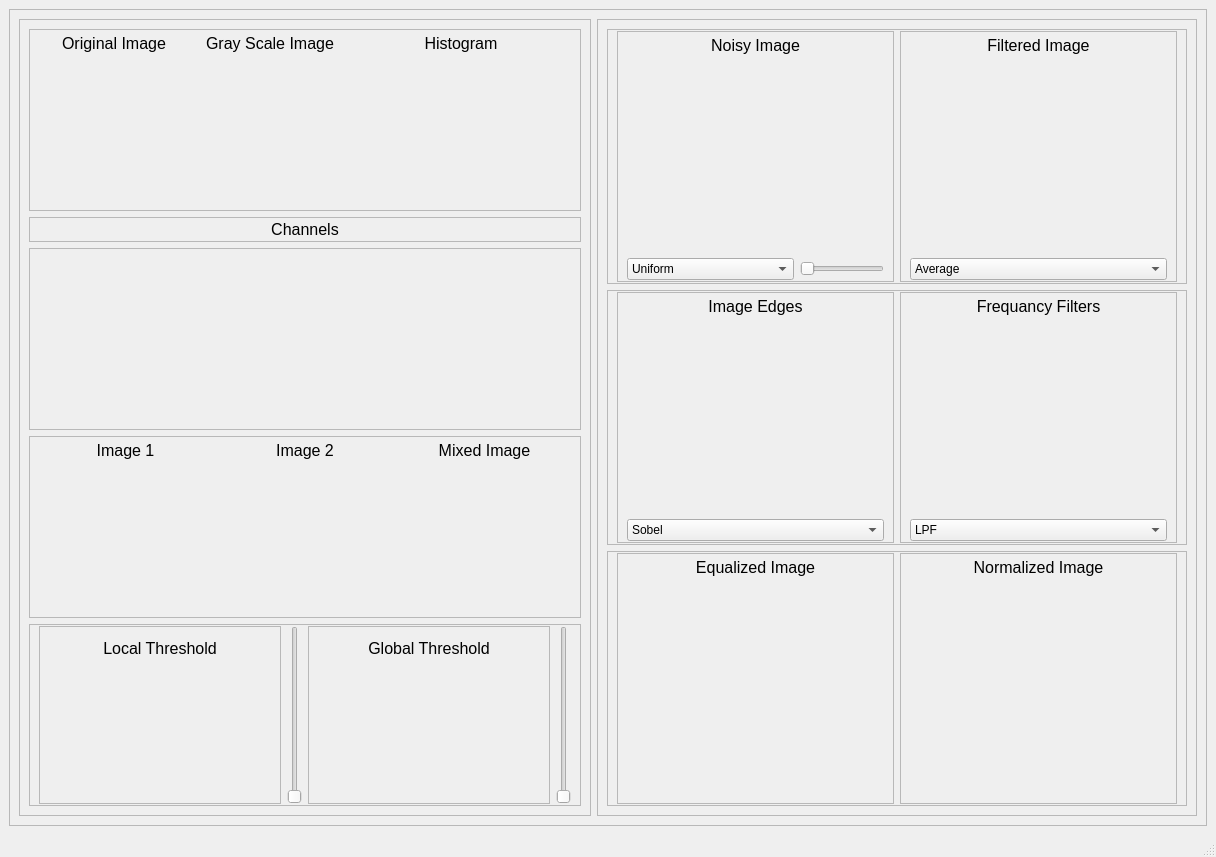
<?xml version="1.0" encoding="UTF-8"?>
<ui version="4.0">
 <class>MainWindow</class>
 <widget class="QMainWindow" name="MainWindow">
  <property name="geometry">
   <rect>
    <x>0</x>
    <y>0</y>
    <width>1216</width>
    <height>857</height>
   </rect>
  </property>
  <property name="windowTitle">
   <string>MainWindow</string>
  </property>
  <widget class="QWidget" name="centralwidget">
   <layout class="QGridLayout" name="gridLayout">
    <item row="0" column="0">
     <widget class="QFrame" name="frame">
      <property name="frameShape">
       <enum>QFrame::StyledPanel</enum>
      </property>
      <property name="frameShadow">
       <enum>QFrame::Raised</enum>
      </property>
      <layout class="QGridLayout" name="gridLayout_20">
       <item row="0" column="0">
        <layout class="QHBoxLayout" name="horizontalLayout_8">
         <item>
          <widget class="QFrame" name="frame_13">
           <property name="frameShape">
            <enum>QFrame::StyledPanel</enum>
           </property>
           <property name="frameShadow">
            <enum>QFrame::Raised</enum>
           </property>
           <layout class="QGridLayout" name="gridLayout_18">
            <item row="0" column="0">
             <layout class="QVBoxLayout" name="verticalLayout_7">
              <item>
               <widget class="QFrame" name="frame_2">
                <property name="maximumSize">
                 <size>
                  <width>16777215</width>
                  <height>200</height>
                 </size>
                </property>
                <property name="frameShape">
                 <enum>QFrame::StyledPanel</enum>
                </property>
                <property name="frameShadow">
                 <enum>QFrame::Raised</enum>
                </property>
                <layout class="QGridLayout" name="gridLayout_2">
                 <property name="topMargin">
                  <number>1</number>
                 </property>
                 <property name="bottomMargin">
                  <number>1</number>
                 </property>
                 <item row="0" column="0">
                  <layout class="QHBoxLayout" name="horizontalLayout_4">
                   <item>
                    <layout class="QVBoxLayout" name="verticalLayout_8">
                     <item>
                      <widget class="QLabel" name="label_7">
                       <property name="maximumSize">
                        <size>
                         <width>16777215</width>
                         <height>25</height>
                        </size>
                       </property>
                       <property name="font">
                        <font>
                         <pointsize>12</pointsize>
                        </font>
                       </property>
                       <property name="text">
                        <string>Original Image</string>
                       </property>
                       <property name="alignment">
                        <set>Qt::AlignCenter</set>
                       </property>
                      </widget>
                     </item>
                     <item>
                      <widget class="QLabel" name="originalImage">
                       <property name="maximumSize">
                        <size>
                         <width>150</width>
                         <height>16777215</height>
                        </size>
                       </property>
                       <property name="pixmap">
                        <pixmap>test.jpg</pixmap>
                       </property>
                       <property name="scaledContents">
                        <bool>true</bool>
                       </property>
                      </widget>
                     </item>
                    </layout>
                   </item>
                   <item>
                    <layout class="QVBoxLayout" name="verticalLayout_9">
                     <item>
                      <widget class="QLabel" name="label_8">
                       <property name="maximumSize">
                        <size>
                         <width>16777215</width>
                         <height>25</height>
                        </size>
                       </property>
                       <property name="font">
                        <font>
                         <pointsize>12</pointsize>
                        </font>
                       </property>
                       <property name="text">
                        <string>Gray Scale Image</string>
                       </property>
                       <property name="alignment">
                        <set>Qt::AlignCenter</set>
                       </property>
                      </widget>
                     </item>
                     <item>
                      <widget class="ImageView" name="grayScaleImage" native="true">
                       <property name="maximumSize">
                        <size>
                         <width>150</width>
                         <height>16777215</height>
                        </size>
                       </property>
                      </widget>
                     </item>
                    </layout>
                   </item>
                   <item>
                    <layout class="QVBoxLayout" name="verticalLayout_13">
                     <item>
                      <widget class="QLabel" name="label_9">
                       <property name="maximumSize">
                        <size>
                         <width>16777215</width>
                         <height>25</height>
                        </size>
                       </property>
                       <property name="font">
                        <font>
                         <pointsize>12</pointsize>
                        </font>
                       </property>
                       <property name="text">
                        <string>Histogram</string>
                       </property>
                       <property name="alignment">
                        <set>Qt::AlignCenter</set>
                       </property>
                      </widget>
                     </item>
                     <item>
                      <widget class="PlotWidget" name="originalHistogram" native="true"/>
                     </item>
                    </layout>
                   </item>
                  </layout>
                 </item>
                </layout>
               </widget>
              </item>
              <item>
               <widget class="QFrame" name="frame_16">
                <property name="maximumSize">
                 <size>
                  <width>16777215</width>
                  <height>25</height>
                 </size>
                </property>
                <property name="frameShape">
                 <enum>QFrame::StyledPanel</enum>
                </property>
                <property name="frameShadow">
                 <enum>QFrame::Raised</enum>
                </property>
                <layout class="QGridLayout" name="gridLayout_15">
                 <property name="topMargin">
                  <number>1</number>
                 </property>
                 <property name="bottomMargin">
                  <number>1</number>
                 </property>
                 <item row="0" column="0">
                  <widget class="QLabel" name="label_11">
                   <property name="maximumSize">
                    <size>
                     <width>16777215</width>
                     <height>20</height>
                    </size>
                   </property>
                   <property name="font">
                    <font>
                     <pointsize>12</pointsize>
                    </font>
                   </property>
                   <property name="text">
                    <string>Channels</string>
                   </property>
                   <property name="alignment">
                    <set>Qt::AlignCenter</set>
                   </property>
                  </widget>
                 </item>
                </layout>
               </widget>
              </item>
              <item>
               <widget class="QFrame" name="frame_14">
                <property name="frameShape">
                 <enum>QFrame::StyledPanel</enum>
                </property>
                <property name="frameShadow">
                 <enum>QFrame::Raised</enum>
                </property>
                <layout class="QGridLayout" name="gridLayout_13">
                 <property name="topMargin">
                  <number>1</number>
                 </property>
                 <property name="bottomMargin">
                  <number>1</number>
                 </property>
                 <item row="0" column="0">
                  <layout class="QHBoxLayout" name="horizontalLayout_5">
                   <item>
                    <layout class="QVBoxLayout" name="verticalLayout_10">
                     <item>
                      <widget class="ImageView" name="redChannel" native="true"/>
                     </item>
                    </layout>
                   </item>
                   <item>
                    <layout class="QVBoxLayout" name="verticalLayout_11">
                     <item>
                      <widget class="ImageView" name="greenChannel" native="true"/>
                     </item>
                    </layout>
                   </item>
                   <item>
                    <layout class="QVBoxLayout" name="verticalLayout_12">
                     <item>
                      <widget class="ImageView" name="blueChannel" native="true"/>
                     </item>
                    </layout>
                   </item>
                  </layout>
                 </item>
                </layout>
               </widget>
              </item>
              <item>
               <widget class="QFrame" name="frame_15">
                <property name="minimumSize">
                 <size>
                  <width>0</width>
                  <height>0</height>
                 </size>
                </property>
                <property name="frameShape">
                 <enum>QFrame::StyledPanel</enum>
                </property>
                <property name="frameShadow">
                 <enum>QFrame::Raised</enum>
                </property>
                <layout class="QGridLayout" name="gridLayout_14">
                 <property name="topMargin">
                  <number>1</number>
                 </property>
                 <property name="bottomMargin">
                  <number>1</number>
                 </property>
                 <item row="0" column="0">
                  <layout class="QHBoxLayout" name="horizontalLayout_6">
                   <item>
                    <layout class="QVBoxLayout" name="verticalLayout_15">
                     <item>
                      <widget class="QLabel" name="label_12">
                       <property name="maximumSize">
                        <size>
                         <width>16777215</width>
                         <height>25</height>
                        </size>
                       </property>
                       <property name="font">
                        <font>
                         <pointsize>12</pointsize>
                        </font>
                       </property>
                       <property name="text">
                        <string>Image 1</string>
                       </property>
                       <property name="alignment">
                        <set>Qt::AlignCenter</set>
                       </property>
                      </widget>
                     </item>
                     <item>
                      <widget class="ImageView" name="imageOne" native="true"/>
                     </item>
                    </layout>
                   </item>
                   <item>
                    <layout class="QVBoxLayout" name="verticalLayout_16">
                     <item>
                      <widget class="QLabel" name="label_13">
                       <property name="maximumSize">
                        <size>
                         <width>16777215</width>
                         <height>25</height>
                        </size>
                       </property>
                       <property name="font">
                        <font>
                         <pointsize>12</pointsize>
                        </font>
                       </property>
                       <property name="text">
                        <string>Image 2</string>
                       </property>
                       <property name="alignment">
                        <set>Qt::AlignCenter</set>
                       </property>
                      </widget>
                     </item>
                     <item>
                      <widget class="ImageView" name="imageTwo" native="true"/>
                     </item>
                    </layout>
                   </item>
                   <item>
                    <layout class="QVBoxLayout" name="verticalLayout_14">
                     <item>
                      <widget class="QLabel" name="label_10">
                       <property name="maximumSize">
                        <size>
                         <width>16777215</width>
                         <height>25</height>
                        </size>
                       </property>
                       <property name="font">
                        <font>
                         <pointsize>12</pointsize>
                        </font>
                       </property>
                       <property name="text">
                        <string>Mixed Image</string>
                       </property>
                       <property name="alignment">
                        <set>Qt::AlignCenter</set>
                       </property>
                      </widget>
                     </item>
                     <item>
                      <widget class="ImageView" name="mixedImage" native="true"/>
                     </item>
                    </layout>
                   </item>
                  </layout>
                 </item>
                </layout>
               </widget>
              </item>
              <item>
               <widget class="QFrame" name="frame_17">
                <property name="frameShape">
                 <enum>QFrame::StyledPanel</enum>
                </property>
                <property name="frameShadow">
                 <enum>QFrame::Raised</enum>
                </property>
                <layout class="QGridLayout" name="gridLayout_16">
                 <property name="topMargin">
                  <number>1</number>
                 </property>
                 <property name="bottomMargin">
                  <number>1</number>
                 </property>
                 <item row="0" column="0">
                  <layout class="QHBoxLayout" name="horizontalLayout">
                   <item>
                    <widget class="QFrame" name="frame_18">
                     <property name="minimumSize">
                      <size>
                       <width>0</width>
                       <height>0</height>
                      </size>
                     </property>
                     <property name="frameShape">
                      <enum>QFrame::StyledPanel</enum>
                     </property>
                     <property name="frameShadow">
                      <enum>QFrame::Raised</enum>
                     </property>
                     <layout class="QGridLayout" name="gridLayout_17">
                      <item row="0" column="0">
                       <layout class="QVBoxLayout" name="verticalLayout_2">
                        <property name="spacing">
                         <number>0</number>
                        </property>
                        <item>
                         <widget class="QLabel" name="label_14">
                          <property name="maximumSize">
                           <size>
                            <width>16777215</width>
                            <height>25</height>
                           </size>
                          </property>
                          <property name="font">
                           <font>
                            <pointsize>12</pointsize>
                           </font>
                          </property>
                          <property name="text">
                           <string>Local Threshold</string>
                          </property>
                          <property name="alignment">
                           <set>Qt::AlignCenter</set>
                          </property>
                         </widget>
                        </item>
                        <item>
                         <widget class="ImageView" name="localThresholdImage" native="true">
                          <property name="minimumSize">
                           <size>
                            <width>0</width>
                            <height>125</height>
                           </size>
                          </property>
                         </widget>
                        </item>
                       </layout>
                      </item>
                     </layout>
                    </widget>
                   </item>
                   <item>
                    <widget class="QSlider" name="localThreshSlider">
                     <property name="sizePolicy">
                      <sizepolicy hsizetype="Fixed" vsizetype="Ignored">
                       <horstretch>0</horstretch>
                       <verstretch>0</verstretch>
                      </sizepolicy>
                     </property>
                     <property name="orientation">
                      <enum>Qt::Vertical</enum>
                     </property>
                    </widget>
                   </item>
                   <item>
                    <widget class="QFrame" name="frame_19">
                     <property name="minimumSize">
                      <size>
                       <width>0</width>
                       <height>0</height>
                      </size>
                     </property>
                     <property name="frameShape">
                      <enum>QFrame::StyledPanel</enum>
                     </property>
                     <property name="frameShadow">
                      <enum>QFrame::Raised</enum>
                     </property>
                     <layout class="QGridLayout" name="gridLayout_3">
                      <item row="0" column="0">
                       <layout class="QVBoxLayout" name="verticalLayout">
                        <property name="spacing">
                         <number>0</number>
                        </property>
                        <item>
                         <widget class="QLabel" name="label_15">
                          <property name="maximumSize">
                           <size>
                            <width>16777215</width>
                            <height>25</height>
                           </size>
                          </property>
                          <property name="font">
                           <font>
                            <pointsize>12</pointsize>
                           </font>
                          </property>
                          <property name="text">
                           <string>Global Threshold</string>
                          </property>
                          <property name="alignment">
                           <set>Qt::AlignCenter</set>
                          </property>
                         </widget>
                        </item>
                        <item>
                         <widget class="ImageView" name="globalThesholdImage" native="true">
                          <property name="minimumSize">
                           <size>
                            <width>0</width>
                            <height>125</height>
                           </size>
                          </property>
                         </widget>
                        </item>
                       </layout>
                      </item>
                     </layout>
                    </widget>
                   </item>
                   <item>
                    <widget class="QSlider" name="globalThreshSlider">
                     <property name="sizePolicy">
                      <sizepolicy hsizetype="Fixed" vsizetype="Ignored">
                       <horstretch>0</horstretch>
                       <verstretch>0</verstretch>
                      </sizepolicy>
                     </property>
                     <property name="orientation">
                      <enum>Qt::Vertical</enum>
                     </property>
                    </widget>
                   </item>
                  </layout>
                 </item>
                </layout>
               </widget>
              </item>
             </layout>
            </item>
           </layout>
          </widget>
         </item>
         <item>
          <widget class="QFrame" name="frame_12">
           <property name="minimumSize">
            <size>
             <width>600</width>
             <height>0</height>
            </size>
           </property>
           <property name="maximumSize">
            <size>
             <width>16777215</width>
             <height>16777215</height>
            </size>
           </property>
           <property name="frameShape">
            <enum>QFrame::StyledPanel</enum>
           </property>
           <property name="frameShadow">
            <enum>QFrame::Raised</enum>
           </property>
           <layout class="QGridLayout" name="gridLayout_19">
            <item row="0" column="0">
             <layout class="QVBoxLayout" name="verticalLayout_17">
              <item>
               <widget class="QFrame" name="frame_3">
                <property name="frameShape">
                 <enum>QFrame::StyledPanel</enum>
                </property>
                <property name="frameShadow">
                 <enum>QFrame::Raised</enum>
                </property>
                <layout class="QGridLayout" name="gridLayout_12">
                 <property name="topMargin">
                  <number>1</number>
                 </property>
                 <property name="bottomMargin">
                  <number>1</number>
                 </property>
                 <item row="0" column="0">
                  <layout class="QHBoxLayout" name="horizontalLayout_7">
                   <item>
                    <widget class="QFrame" name="frame_4">
                     <property name="minimumSize">
                      <size>
                       <width>0</width>
                       <height>0</height>
                      </size>
                     </property>
                     <property name="frameShape">
                      <enum>QFrame::StyledPanel</enum>
                     </property>
                     <property name="frameShadow">
                      <enum>QFrame::Raised</enum>
                     </property>
                     <layout class="QGridLayout" name="gridLayout_5">
                      <property name="topMargin">
                       <number>1</number>
                      </property>
                      <property name="bottomMargin">
                       <number>1</number>
                      </property>
                      <item row="0" column="0" colspan="2">
                       <widget class="QLabel" name="label">
                        <property name="maximumSize">
                         <size>
                          <width>16777215</width>
                          <height>25</height>
                         </size>
                        </property>
                        <property name="font">
                         <font>
                          <pointsize>12</pointsize>
                         </font>
                        </property>
                        <property name="text">
                         <string>Noisy Image</string>
                        </property>
                        <property name="alignment">
                         <set>Qt::AlignCenter</set>
                        </property>
                       </widget>
                      </item>
                      <item row="2" column="0">
                       <widget class="QComboBox" name="noiseOptions">
                        <item>
                         <property name="text">
                          <string>Uniform</string>
                         </property>
                        </item>
                        <item>
                         <property name="text">
                          <string>Guassian</string>
                         </property>
                        </item>
                        <item>
                         <property name="text">
                          <string>Salt &amp; Pepper</string>
                         </property>
                        </item>
                       </widget>
                      </item>
                      <item row="1" column="0" colspan="2">
                       <widget class="ImageView" name="noiseImage" native="true">
                        <property name="minimumSize">
                         <size>
                          <width>0</width>
                          <height>0</height>
                         </size>
                        </property>
                        <property name="maximumSize">
                         <size>
                          <width>16777215</width>
                          <height>16777215</height>
                         </size>
                        </property>
                       </widget>
                      </item>
                      <item row="2" column="1">
                       <widget class="QSlider" name="noiseSlider">
                        <property name="sizePolicy">
                         <sizepolicy hsizetype="Fixed" vsizetype="Fixed">
                          <horstretch>0</horstretch>
                          <verstretch>0</verstretch>
                         </sizepolicy>
                        </property>
                        <property name="orientation">
                         <enum>Qt::Horizontal</enum>
                        </property>
                       </widget>
                      </item>
                     </layout>
                    </widget>
                   </item>
                   <item>
                    <widget class="QFrame" name="frame_5">
                     <property name="minimumSize">
                      <size>
                       <width>0</width>
                       <height>0</height>
                      </size>
                     </property>
                     <property name="frameShape">
                      <enum>QFrame::StyledPanel</enum>
                     </property>
                     <property name="frameShadow">
                      <enum>QFrame::Raised</enum>
                     </property>
                     <layout class="QGridLayout" name="gridLayout_4">
                      <property name="topMargin">
                       <number>1</number>
                      </property>
                      <property name="bottomMargin">
                       <number>1</number>
                      </property>
                      <item row="1" column="0">
                       <widget class="ImageView" name="filteredImage" native="true">
                        <property name="minimumSize">
                         <size>
                          <width>0</width>
                          <height>0</height>
                         </size>
                        </property>
                        <property name="maximumSize">
                         <size>
                          <width>16777215</width>
                          <height>16777215</height>
                         </size>
                        </property>
                       </widget>
                      </item>
                      <item row="2" column="0">
                       <widget class="QComboBox" name="filtersOptions">
                        <item>
                         <property name="text">
                          <string>Average</string>
                         </property>
                        </item>
                        <item>
                         <property name="text">
                          <string>Guassian</string>
                         </property>
                        </item>
                        <item>
                         <property name="text">
                          <string>Median</string>
                         </property>
                        </item>
                       </widget>
                      </item>
                      <item row="0" column="0">
                       <widget class="QLabel" name="label_2">
                        <property name="maximumSize">
                         <size>
                          <width>16777215</width>
                          <height>25</height>
                         </size>
                        </property>
                        <property name="font">
                         <font>
                          <pointsize>12</pointsize>
                         </font>
                        </property>
                        <property name="text">
                         <string>Filtered Image</string>
                        </property>
                        <property name="alignment">
                         <set>Qt::AlignCenter</set>
                        </property>
                       </widget>
                      </item>
                     </layout>
                    </widget>
                   </item>
                  </layout>
                 </item>
                </layout>
               </widget>
              </item>
              <item>
               <widget class="QFrame" name="frame_6">
                <property name="frameShape">
                 <enum>QFrame::StyledPanel</enum>
                </property>
                <property name="frameShadow">
                 <enum>QFrame::Raised</enum>
                </property>
                <layout class="QGridLayout" name="gridLayout_6">
                 <property name="topMargin">
                  <number>1</number>
                 </property>
                 <property name="bottomMargin">
                  <number>1</number>
                 </property>
                 <item row="0" column="0">
                  <layout class="QHBoxLayout" name="horizontalLayout_2">
                   <item>
                    <widget class="QFrame" name="frame_7">
                     <property name="minimumSize">
                      <size>
                       <width>0</width>
                       <height>0</height>
                      </size>
                     </property>
                     <property name="frameShape">
                      <enum>QFrame::StyledPanel</enum>
                     </property>
                     <property name="frameShadow">
                      <enum>QFrame::Raised</enum>
                     </property>
                     <layout class="QGridLayout" name="gridLayout_7">
                      <property name="topMargin">
                       <number>1</number>
                      </property>
                      <property name="bottomMargin">
                       <number>1</number>
                      </property>
                      <item row="0" column="0">
                       <layout class="QVBoxLayout" name="verticalLayout_3">
                        <item>
                         <widget class="QLabel" name="label_3">
                          <property name="maximumSize">
                           <size>
                            <width>16777215</width>
                            <height>25</height>
                           </size>
                          </property>
                          <property name="font">
                           <font>
                            <pointsize>12</pointsize>
                           </font>
                          </property>
                          <property name="text">
                           <string>Image Edges</string>
                          </property>
                          <property name="alignment">
                           <set>Qt::AlignCenter</set>
                          </property>
                         </widget>
                        </item>
                        <item>
                         <widget class="ImageView" name="edgeDetectionImage" native="true"/>
                        </item>
                        <item>
                         <widget class="QComboBox" name="edgeDetectionOptions">
                          <item>
                           <property name="text">
                            <string>Sobel</string>
                           </property>
                          </item>
                          <item>
                           <property name="text">
                            <string>Roberts</string>
                           </property>
                          </item>
                          <item>
                           <property name="text">
                            <string>Prewitt</string>
                           </property>
                          </item>
                         </widget>
                        </item>
                       </layout>
                      </item>
                     </layout>
                    </widget>
                   </item>
                   <item>
                    <widget class="QFrame" name="frame_8">
                     <property name="minimumSize">
                      <size>
                       <width>0</width>
                       <height>0</height>
                      </size>
                     </property>
                     <property name="frameShape">
                      <enum>QFrame::StyledPanel</enum>
                     </property>
                     <property name="frameShadow">
                      <enum>QFrame::Raised</enum>
                     </property>
                     <layout class="QGridLayout" name="gridLayout_8">
                      <property name="topMargin">
                       <number>1</number>
                      </property>
                      <property name="bottomMargin">
                       <number>1</number>
                      </property>
                      <item row="0" column="0">
                       <layout class="QVBoxLayout" name="verticalLayout_4">
                        <item>
                         <widget class="QLabel" name="label_4">
                          <property name="maximumSize">
                           <size>
                            <width>16777215</width>
                            <height>25</height>
                           </size>
                          </property>
                          <property name="font">
                           <font>
                            <pointsize>12</pointsize>
                           </font>
                          </property>
                          <property name="text">
                           <string>Frequancy Filters</string>
                          </property>
                          <property name="alignment">
                           <set>Qt::AlignCenter</set>
                          </property>
                         </widget>
                        </item>
                        <item>
                         <widget class="ImageView" name="freqeuncyFilteredImage" native="true"/>
                        </item>
                        <item>
                         <widget class="QComboBox" name="frequancyFiltersOptions">
                          <item>
                           <property name="text">
                            <string>LPF</string>
                           </property>
                          </item>
                          <item>
                           <property name="text">
                            <string>HPF</string>
                           </property>
                          </item>
                         </widget>
                        </item>
                       </layout>
                      </item>
                     </layout>
                    </widget>
                   </item>
                  </layout>
                 </item>
                </layout>
               </widget>
              </item>
              <item>
               <widget class="QFrame" name="frame_9">
                <property name="maximumSize">
                 <size>
                  <width>16777215</width>
                  <height>16777215</height>
                 </size>
                </property>
                <property name="frameShape">
                 <enum>QFrame::StyledPanel</enum>
                </property>
                <property name="frameShadow">
                 <enum>QFrame::Raised</enum>
                </property>
                <layout class="QGridLayout" name="gridLayout_9">
                 <property name="topMargin">
                  <number>1</number>
                 </property>
                 <property name="bottomMargin">
                  <number>1</number>
                 </property>
                 <item row="0" column="0">
                  <layout class="QHBoxLayout" name="horizontalLayout_3">
                   <item>
                    <widget class="QFrame" name="frame_10">
                     <property name="minimumSize">
                      <size>
                       <width>0</width>
                       <height>0</height>
                      </size>
                     </property>
                     <property name="frameShape">
                      <enum>QFrame::StyledPanel</enum>
                     </property>
                     <property name="frameShadow">
                      <enum>QFrame::Raised</enum>
                     </property>
                     <layout class="QGridLayout" name="gridLayout_10">
                      <property name="topMargin">
                       <number>1</number>
                      </property>
                      <property name="bottomMargin">
                       <number>1</number>
                      </property>
                      <item row="0" column="0">
                       <layout class="QVBoxLayout" name="verticalLayout_5">
                        <item>
                         <widget class="QLabel" name="label_5">
                          <property name="maximumSize">
                           <size>
                            <width>16777215</width>
                            <height>25</height>
                           </size>
                          </property>
                          <property name="font">
                           <font>
                            <pointsize>12</pointsize>
                           </font>
                          </property>
                          <property name="text">
                           <string>Equalized Image</string>
                          </property>
                          <property name="alignment">
                           <set>Qt::AlignCenter</set>
                          </property>
                         </widget>
                        </item>
                        <item>
                         <widget class="ImageView" name="equalizedImage" native="true"/>
                        </item>
                       </layout>
                      </item>
                     </layout>
                    </widget>
                   </item>
                   <item>
                    <widget class="QFrame" name="frame_11">
                     <property name="minimumSize">
                      <size>
                       <width>0</width>
                       <height>0</height>
                      </size>
                     </property>
                     <property name="frameShape">
                      <enum>QFrame::StyledPanel</enum>
                     </property>
                     <property name="frameShadow">
                      <enum>QFrame::Raised</enum>
                     </property>
                     <layout class="QGridLayout" name="gridLayout_11">
                      <property name="topMargin">
                       <number>1</number>
                      </property>
                      <property name="bottomMargin">
                       <number>1</number>
                      </property>
                      <item row="0" column="0">
                       <layout class="QVBoxLayout" name="verticalLayout_6">
                        <item>
                         <widget class="QLabel" name="label_6">
                          <property name="maximumSize">
                           <size>
                            <width>16777215</width>
                            <height>25</height>
                           </size>
                          </property>
                          <property name="font">
                           <font>
                            <pointsize>12</pointsize>
                           </font>
                          </property>
                          <property name="text">
                           <string>Normalized Image</string>
                          </property>
                          <property name="alignment">
                           <set>Qt::AlignCenter</set>
                          </property>
                         </widget>
                        </item>
                        <item>
                         <widget class="ImageView" name="normalizedImage" native="true"/>
                        </item>
                       </layout>
                      </item>
                     </layout>
                    </widget>
                   </item>
                  </layout>
                 </item>
                </layout>
               </widget>
              </item>
             </layout>
            </item>
           </layout>
          </widget>
         </item>
        </layout>
       </item>
      </layout>
     </widget>
    </item>
   </layout>
  </widget>
  <widget class="QMenuBar" name="menubar">
   <property name="geometry">
    <rect>
     <x>0</x>
     <y>0</y>
     <width>1216</width>
     <height>26</height>
    </rect>
   </property>
  </widget>
  <widget class="QStatusBar" name="statusbar"/>
 </widget>
 <customwidgets>
  <customwidget>
   <class>PlotWidget</class>
   <extends>QWidget</extends>
   <header>pyqtgraph</header>
   <container>1</container>
  </customwidget>
  <customwidget>
   <class>ImageView</class>
   <extends>QWidget</extends>
   <header>pyqtgraph</header>
   <container>1</container>
  </customwidget>
 </customwidgets>
 <resources/>
 <connections/>
</ui>
